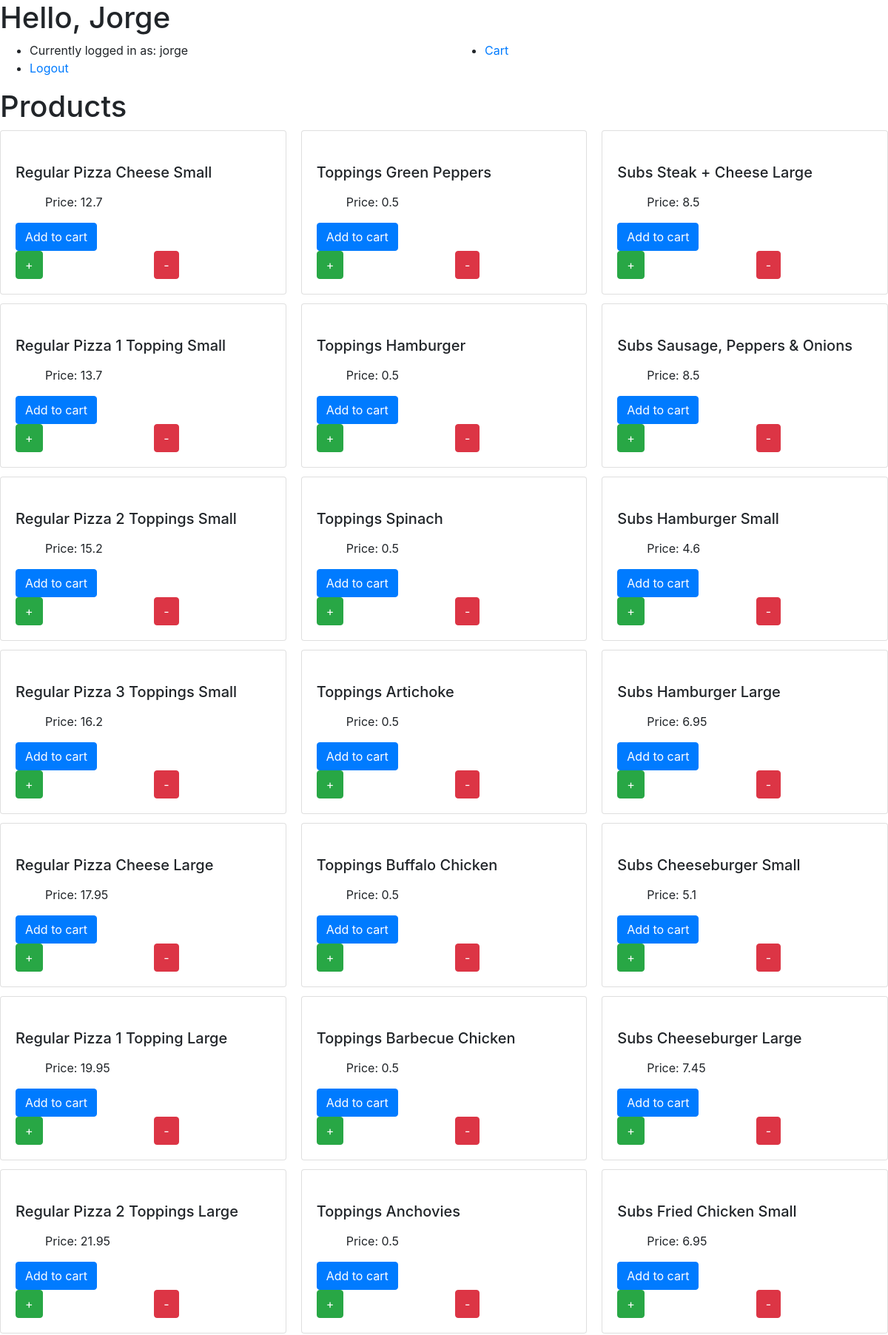
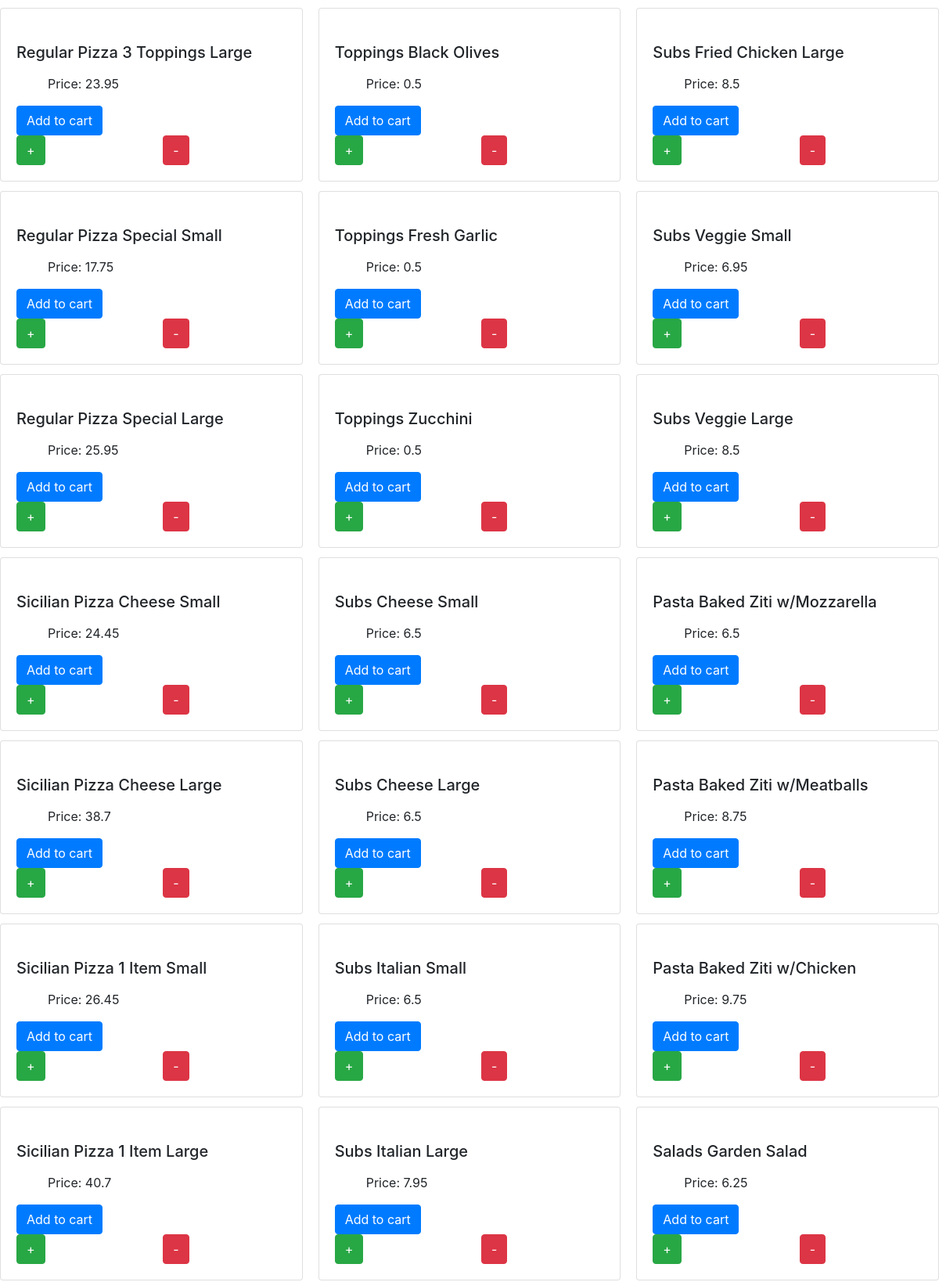
The app's page / (signed in, upper part) with its own data (2 pictures, top to bottom).
### orders/models.py (models this page shows)
class Product(models.Model):
    name = models.CharField(max_length=255)
    image = models.CharField(max_length=2550)
    price = models.FloatField()

### orders/views.py (the view)
# urls.py: path("", views.index, name="index")
def index(request):
    if not request.user.is_authenticated:
        return render(request, "login.html")
    context = {
        "products": Product.objects.all()
    }
    return render(request, "user.html", context)

### orders/templates/user.html (shortened to what this page needs)
{% extends "base.html" %}
{% block body %}
<h1>Hello, {{ user.first_name }}</h1>
<div class="row">
    <div class="col-sm">
      <ul>
          <li>Currently logged in as: {{ user.username }}</li>
          <li><a href="{% url 'logout' %}">Logout</a></li>
      </ul>
    </div>
    <div class="col-sm">
      <ul>
          <li><a href="{% url 'cart_detail' %}">Cart</a></li>
      </ul>
    </div>
</div>
<h1>Products</h1>
<div class="card-columns">
    {% for product in products %}
    <div class="card">
      <div class="card-body">
        <h5 class="card-title">{{ product.name }}</h5>
        <p class="card-text">
          <ul style="list-style-type:none">
              <li>Price: {{ product.price }}</li>
          </ul>
        </p>
        <a href="{% url 'cart_add' product.id %}" class="btn btn-primary">Add to cart</a>
        <div class="row">
            <div class="col-sm">
                <a href="{% url 'item_increment' product.id %}" class="btn btn-success">+</a>
            </div>
            <div class="col-sm">
                <a href="{% url 'item_decrement' product.id %}" class="btn btn-danger">-</a>
            </div>
        </div>
      </div>
    </div>
    {% endfor %}
</div>
{% endblock %}

### records on screen
Product: name "Regular Pizza Cheese Small", price "12.7"
Product: name "Regular Pizza 1 Topping Small", price "13.7"
Product: name "Regular Pizza 2 Toppings Small", price "15.2"
Product: name "Regular Pizza 3 Toppings Small", price "16.2"
Product: name "Regular Pizza Cheese Large", price "17.95"
Product: name "Regular Pizza 1 Topping Large", price "19.95"
Product: name "Regular Pizza 2 Toppings Large", price "21.95"
Product: name "Regular Pizza 3 Toppings Large", price "23.95"
Product: name "Regular Pizza Special Small", price "17.75"
Product: name "Regular Pizza Special Large", price "25.95"
Product: name "Sicilian Pizza Cheese Small", price "24.45"
Product: name "Sicilian Pizza Cheese Large", price "38.7"
Product: name "Sicilian Pizza 1 Item Small", price "26.45"
Product: name "Sicilian Pizza 1 Item Large", price "40.7"
Product: name "Toppings Green Peppers", price "0.5"
Product: name "Toppings Hamburger", price "0.5"
Product: name "Toppings Spinach", price "0.5"
Product: name "Toppings Artichoke", price "0.5"
Product: name "Toppings Buffalo Chicken", price "0.5"
Product: name "Toppings Barbecue Chicken", price "0.5"
Product: name "Toppings Anchovies", price "0.5"
Product: name "Toppings Black Olives", price "0.5"
Product: name "Toppings Fresh Garlic", price "0.5"
Product: name "Toppings Zucchini", price "0.5"
Product: name "Subs Cheese Small", price "6.5"
Product: name "Subs Cheese Large", price "6.5"
Product: name "Subs Italian Small", price "6.5"
Product: name "Subs Italian Large", price "7.95"
Product: name "Subs Steak + Cheese Large", price "8.5"
Product: name "Subs Sausage, Peppers & Onions", price "8.5"
Product: name "Subs Hamburger Small", price "4.6"
Product: name "Subs Hamburger Large", price "6.95"
Product: name "Subs Cheeseburger Small", price "5.1"
Product: name "Subs Cheeseburger Large", price "7.45"
Product: name "Subs Fried Chicken Small", price "6.95"
Product: name "Subs Fried Chicken Large", price "8.5"
Product: name "Subs Veggie Small", price "6.95"
Product: name "Subs Veggie Large", price "8.5"
Product: name "Pasta Baked Ziti w/Mozzarella", price "6.5"
Product: name "Pasta Baked Ziti w/Meatballs", price "8.75"
Product: name "Pasta Baked Ziti w/Chicken", price "9.75"
Product: name "Salads Garden Salad", price "6.25"

### other values on screen
{{ user.first_name }} "Jorge"
{{ user.username }} "jorge"
